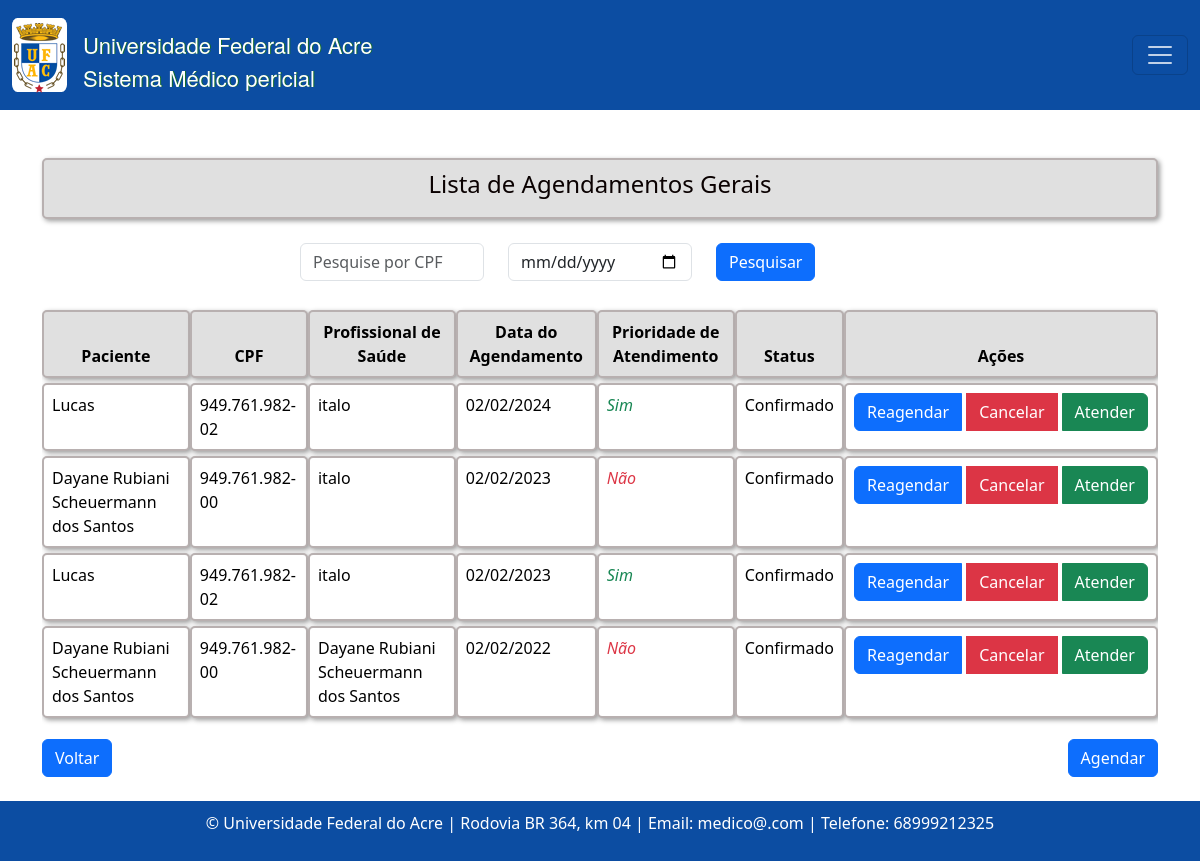
The page /agendamento/lista on the database as committed earlier.
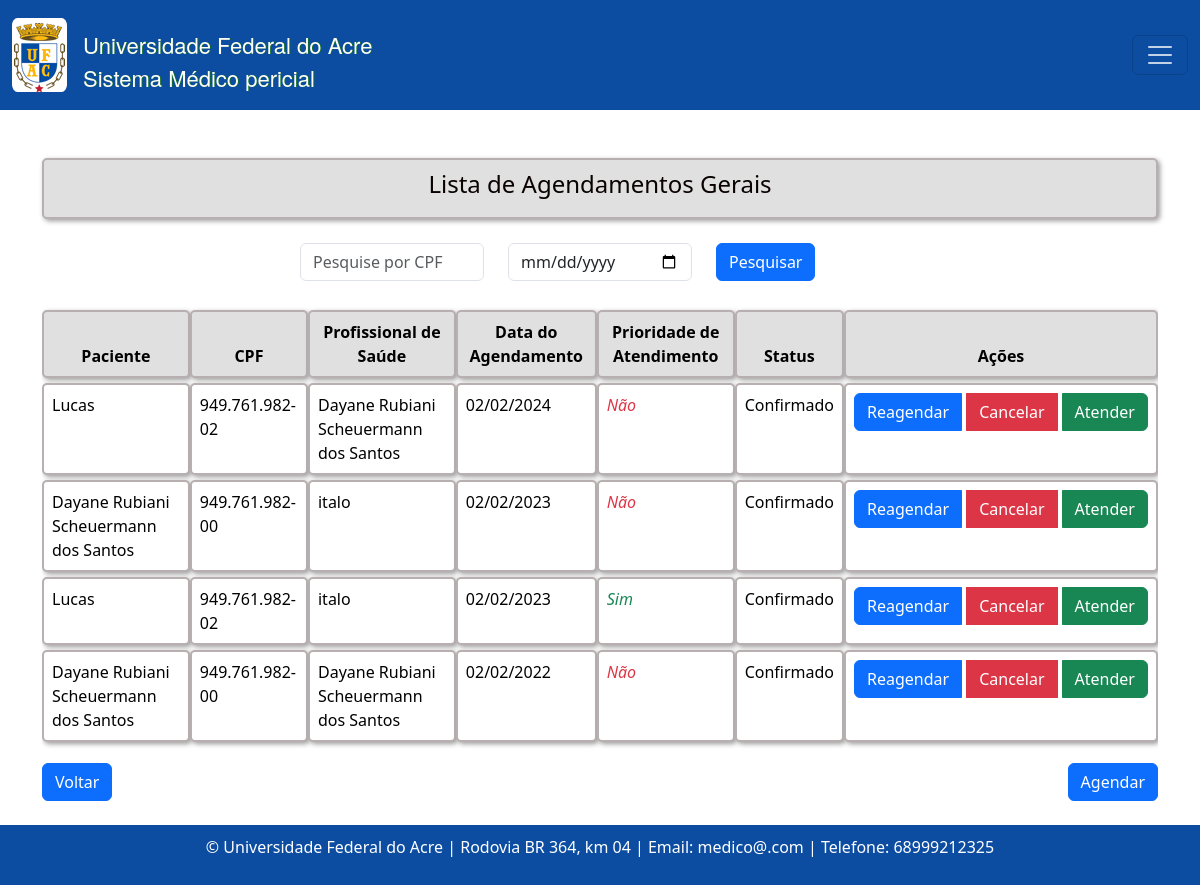
The same page on the database as committed later.
### consulta/models.py (models this page shows, shortened)
class Agendamento(models.Model):
    TURNO_CHOICES = [
        ('manha', 'Manhã'),
        ('tarde', 'Tarde'),
    ]
    status_atendimento = models.CharField(max_length=20, choices=[
        ('confirmado', 'Confirmado'),
        ('ausente', 'Ausente'),
        ('pendente', 'Pendente'),
    ], default='pendente')
    paciente = models.ForeignKey(Paciente, on_delete=models.CASCADE)
    profissional_saude = models.ForeignKey(Profissionaldasaude, on_delete=models.CASCADE)
    data_agendamento = models.DateTimeField()
    turno = models.CharField(max_length=10, choices=TURNO_CHOICES)
    prioridade_atendimento = models.BooleanField(default=False)
    justificativa_cancelamento = models.TextField(blank=True, null=True)

class Profissionaldasaude(models.Model):
    nome = models.CharField(max_length=100)
    data_nascimento = models.DateField()
    email = models.EmailField()
    rg = models.CharField(max_length=20)
    cpf = models.CharField(max_length=14)
    sexo = models.CharField(max_length=1, choices=[('M', 'Masculino'), ('F', 'Feminino')]) #O parâmetro choices em um campo CharField ou IntegerField é usado para fornecer uma lista de escolhas para esse campo
    identificacao_unica = models.CharField(max_length=50, default='')
    cep = models.CharField(max_length=9)
    cidade = models.CharField(max_length=50)
    bairro = models.CharField(max_length=50, default='')
    uf = models.CharField(max_length=2)
    numero = models.CharField(max_length=10)
    ddd_telefone = models.CharField(max_length=10)
    complemento = models.CharField(max_length=100, blank=True, null=True, default='') # blank=True, null=True é pra dizer que não é obrigatorio
    area = models.CharField(max_length=50, default='')
    unidade_siass = models.CharField(max_length=50, default='')
    formacao = models.CharField(max_length=20)
    conselho = models.CharField(max_length=20)
    registro = models.CharField(max_length=20)

class Paciente(models.Model):
    nome = models.CharField(max_length=100)
    data_nascimento = models.DateField()
    email = models.EmailField()
    rg = models.CharField(max_length=20)
    cpf = models.CharField(max_length=14)
    sexo = models.CharField(max_length=1, choices=[('M', 'Masculino'), ('F', 'Feminino')])
    matricula = models.CharField(max_length=20)
    TIPO_PACIENTE_CHOICES = [
        ('Aluno', 'Aluno'),
        ('Servidor', 'Servidor'),
        ('Outro', 'Outro'),
    ]
    tipo_paciente = models.CharField(max_length=20, choices=TIPO_PACIENTE_CHOICES)
    cargo_funcao = models.CharField(max_length=50, default='', blank=True, null=True,)
    cep = models.CharField(max_length=9)
    cidade = models.CharField(max_length=50)
    bairro = models.CharField(max_length=50, default='')
    uf = models.CharField(max_length=2)
    numero = models.CharField(max_length=10)
    ddd_telefone = models.CharField(max_length=3)
    complemento = models.CharField(max_length=100, blank=True, null=True, default='')  # Adicionando o valor padrão aqui

### consulta/views.py (the view)
# urls.py: path('agendamento/lista', listar_agendamentos, name='agendamentoListagem'),
def listar_agendamentos(request):
    form = PesquisaAgendamentoForm(request.GET)
    agendamentos = Agendamento.objects.all()
    if form.is_valid():
        cpf = form.cleaned_data.get('cpf')
        data_agendamento = form.cleaned_data.get('data_agendamento')
        if cpf:
            agendamentos = agendamentos.filter(paciente__cpf__icontains=cpf)
        if data_agendamento:
            agendamentos = agendamentos.filter(data_agendamento__date=data_agendamento)
    else:
        agendamentos = Agendamento.objects.all()
    agendamentos = agendamentos.order_by('-data_agendamento')
    return render(request, 'consultas/listagem_agendamentos.html', {'form': form, 'agendamentos': agendamentos})

### consulta/forms.py
class PesquisaAgendamentoForm(forms.Form):
    cpf = forms.CharField(label='', required=False, widget=forms.TextInput(attrs={'class': 'form-control', 'placeholder': 'Pesquise por CPF'}))
    data_agendamento = forms.DateField(label='', required=False, widget=forms.DateInput(attrs={'type': 'date', 'class': 'form-control'}))

### templates/consultas/listagem_agendamentos.html (shortened to what this page needs)
{% extends "base.html" %}
{% load static %}
{% block content %}
  <div class="text-center mb-4 custom-title">
    <h4>Lista de Agendamentos Gerais</h4>
  </div>
  <div class="mb-4">
    <form method="get" class="mx-auto" style="max-width: 600px;">
      <div class="row">
        <div class="col">
          {{ form.cpf }}
        </div>
        <div class="col">
          {{ form.data_agendamento }}
        </div>
        <div class="col">
          <button type="submit" class="btn btn-primary">Pesquisar</button>
        </div>
      </div>
    </form>
  </div>
  <div class="table-responsive">
    <table class="table table-bordered custom-table">
      <thead>
        <tr class="custom-table-row">
          <th scope="col" class="text-center">Paciente</th>
          <th scope="col" class="text-center">CPF</th>
          <th scope="col" class="text-center">Profissional de Saúde</th>
          <th scope="col" class="text-center">Data do Agendamento</th>
          <th scope="col" class="text-center">Prioridade de Atendimento</th>
          <th scope="col" class="text-center">Status</th>
          <th scope="col" class="text-center">Ações</th>
        </tr>
      </thead>
      <tbody>
        {% for agendamento in agendamentos %}
          <tr>
            <td>{{ agendamento.paciente.nome }}</td>
            <td>{{ agendamento.paciente.cpf }}</td>
            <td>{{ agendamento.profissional_saude.nome }}</td>
            <td>{{ agendamento.data_agendamento | date:"d/m/Y "   }}</td>
            <td>
              {% if agendamento.prioridade_atendimento %}
                <i class="fas fa-circle text-success">Sim</i>
              {% else %}
                <i class="fas fa-circle text-danger">Não</i>
              {% endif %}
            </td>
            <td>
              {% if agendamento.status_atendimento == 'pendente' %}
                <div class="btn-group" role="group" aria-label="Status">
                  <a href="{% url 'agendamentoConfirmar' agendamento.id %}" class="btn btn-success">Confirmar</a>
                  <a href="{% url 'agendamentoAusente' agendamento.id %}" class="btn btn-warning ms-1">Ausente</a>
                </div>
              {% elif agendamento.status_atendimento == 'confirmado' %}
                Confirmado
              {% elif agendamento.status_atendimento == 'ausente' %}
                Ausente
              {% else %}
                <span class="text-success">Concluído</span>
              {% endif %}
            </td>
            <td>
              <div class="btn-group" role="group" aria-label="Ações">
                <a href="{% url 'reagendarAgendamento' agendamento.id %}" class="btn btn-primary">Reagendar</a>
                <button type="button" class="btn btn-danger ms-1" data-bs-toggle="modal" data-bs-target="#cancelarModal{{ agendamento.id }}" onclick="confirmarCancelamento('{{ agendamento.id }}')">
                  Cancelar
                </button>
                <a href="{% url 'criar_atendimento' %}" class="btn btn-success ms-1">Atender</a>
              </div>
            </td>
          </tr>
        {% endfor %}
      </tbody>
    </table>
  </div>
  <div class="d-flex justify-content-between">
    <a class="btn btn-primary" href="{% url 'home' %}">Voltar</a>
    <a class="btn btn-primary" href="{% url 'agendamentoCreate'  %}">Agendar</a>
  </div>
{% endblock %}

Rows that differ between the two databases and show on the page:
changed Agendamento (number 1 of 4 on the later page): profissional_saude.nome "italo" → "Dayane Rubiani Scheuermann dos Santos"; prioridade_atendimento "Sim" → "Não"
